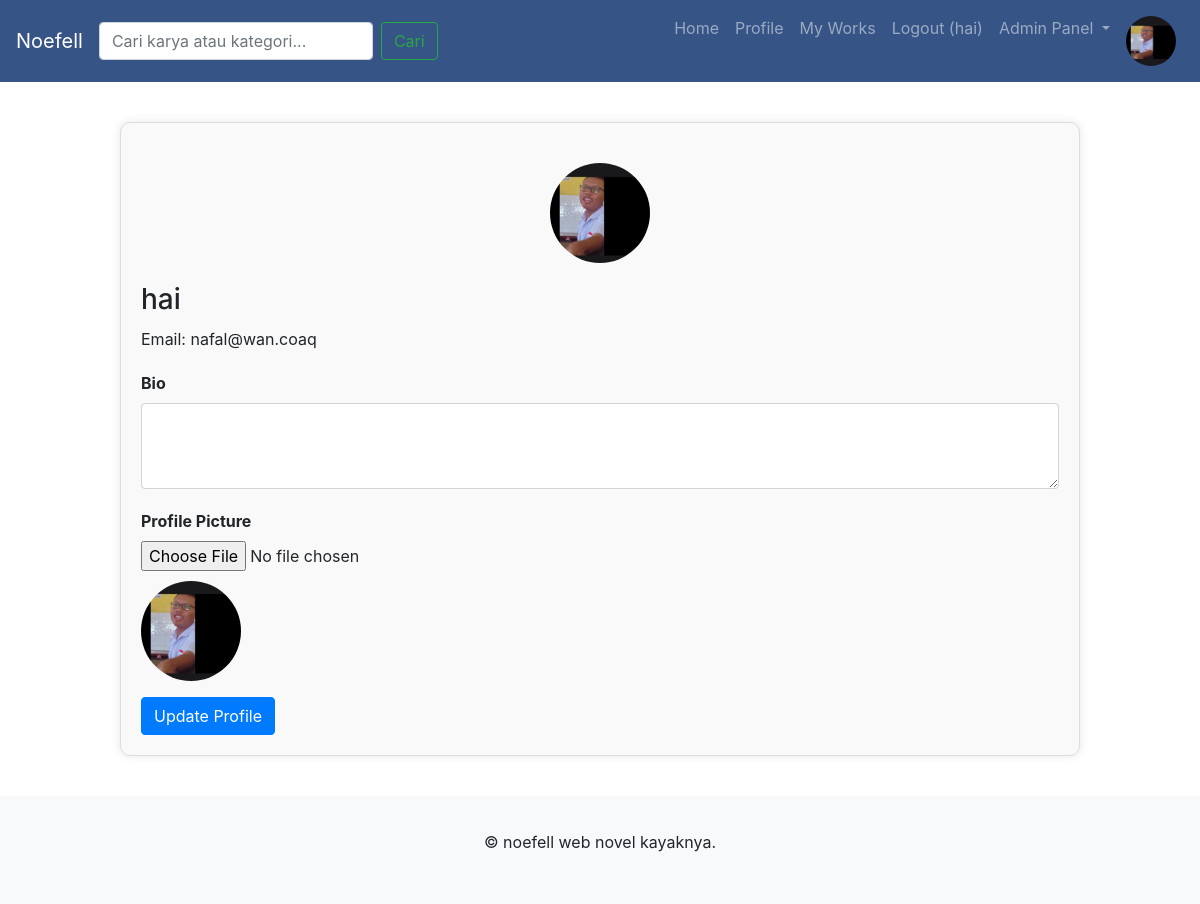
The app's page /profile.php (signed in) with its own data.
### tables this page shows
CREATE TABLE `users` (
  `id` int(11) NOT NULL,
  `username` varchar(100) NOT NULL,
  `password` varchar(255) NOT NULL,
  `email` varchar(100) NOT NULL,
  `profile_picture` varchar(255) DEFAULT NULL,
  `bio` text DEFAULT NULL,
  `role` enum('admin','user') NOT NULL DEFAULT 'user',
  `created_at` datetime DEFAULT current_timestamp(),
  `updated_at` datetime DEFAULT current_timestamp() ON UPDATE current_timestamp(),
  `banned_until` datetime DEFAULT NULL,
  `ban_reason` varchar(255) DEFAULT NULL
);

### profile.php (the view, shortened to what this page needs)
<?php
require 'config/database.php';
?>
<!DOCTYPE html>
<html lang="en">
<head>
    <link rel="stylesheet" href="includes/Profile.css">
</head>
<body>
    <?php include 'includes/header.php'; ?>
    <div class="profil">
        <div class="foto-profil">
            <?php if (!empty($user['profile_picture'])): ?>
                <img src="uploads/<?php echo htmlspecialchars($user['profile_picture']); ?>" alt="Profile Picture">
            <?php else: ?>
                <img src="uploads/default-profile.png" alt="Default Profile Picture">
            <?php endif; ?>
        </div>
        <div class="informasi-profil">
            <h3><?php echo htmlspecialchars($user['username']); ?></h3>
            <p>Email: <?php echo htmlspecialchars($user['email']); ?></p>
        </div>
        <form action="profile.php" method="POST" enctype="multipart/form-data">
            <div class="form-group">
                <label for="bio">Bio</label>
                <textarea class="form-control" id="bio" name="bio" rows="3"><?php echo htmlspecialchars($user['bio']); ?></textarea>
            </div>
            <div class="form-group">
                <label for="profile_picture">Profile Picture</label>
                <input type="file" class="form-control-file" id="profile_picture" name="profile_picture">
                <?php if (!empty($user['profile_picture'])): ?>
                    <img src="uploads/<?php echo htmlspecialchars($user['profile_picture']); ?>" alt="Profile Picture">
                <?php endif; ?>
            </div>
            <button type="submit" class="btn btn-primary">Update Profile</button>
        </form>
    </div>
    <?php include 'includes/footer.php'; ?>
</body>
</html>

### includes/header.php (shortened to what this page needs)
<?php
require 'config/database.php';
$user = null;
$isAdmin = false;
if (isset($_SESSION['user_id'])) {
    $userId = $_SESSION['user_id'];
    $query = "SELECT * FROM Users WHERE id = ?";
    $stmt = $conn->prepare($query);
    $stmt->bind_param("i", $userId);
    $stmt->execute();
    $result = $stmt->get_result();
    $user = $result->fetch_assoc();
    if (isset($user['role']) && $user['role'] === 'admin') {
        $isAdmin = true;
    }
}
?>
<!DOCTYPE html>
<html lang="en">
<head>
    <link rel="stylesheet" href="includes/style.css">
    <link rel="stylesheet" href="https://stackpath.bootstrapcdn.com/bootstrap/4.3.1/css/bootstrap.min.css">
    <link rel="stylesheet" href="https://stackpath.bootstrapcdn.com/bootstrap/4.3.1/css/bootstrap.min.css">
</head>
<body>
<nav class="navbar navbar-expand-lg navbar-dark ">
  <a class="navbar-brand" href="index.php">Noefell</a>
  <form class="form-inline my-2 my-lg-0 d-none d-lg-flex" method="GET" action="search.php">
    <input class="form-control mr-sm-2" type="search" name="search" placeholder="Cari karya atau kategori..." aria-label="Search" required>
    <button class="btn btn-outline-success my-2 my-sm-0" type="submit">Cari</button>
  </form>
  <div class="collapse navbar-collapse" id="navbarNav">
    <ul class="navbar-nav ml-auto">
      <li class="nav-item">
        <a class="nav-link" href="index.php">Home</a>
      </li>
      <?php if ($user): ?>
        <li class="nav-item">
          <a class="nav-link" href="profile.php">Profile</a>
        </li>
        <li class="nav-item">
          <a class="nav-link" href="user_works.php">My Works</a>
        </li>
        <li class="nav-item">
          <a class="nav-link" href="logout.php">Logout (<?php echo htmlspecialchars($user['username']); ?>)</a>
        </li>
   <?php if ($isAdmin): ?>
          <li class="nav-item dropdown">
            <a class="nav-link dropdown-toggle" href="#" id="adminMenu" role="button" data-toggle="dropdown" aria-haspopup="true" aria-expanded="false">
              Admin Panel
            </a>
          </li>
        <?php endif; ?>
        <li class="nav-item">
          <a class="nav-link" href="profile.php">
            <img src="uploads/<?php echo htmlspecialchars($user['profile_picture'] ?: 'default_profile.jpg'); ?>" alt="Profile Picture" style="width:50px;height:50px;border-radius:50%;">
          </a>
        </li>
      <?php endif; ?>
    </ul>
  </div>
</nav>

### includes/footer.php (shortened to what this page needs)
<footer class="bg-light text-center text-lg-start">
  <div class="container p-4">
    <p>&copy; noefell web novel kayaknya.</p>
  </div>
</body>
</html>

### includes/profile.css (style rules this page uses)
.profil { width: 80%; margin: 40px auto; padding: 20px; background-color: #f9f9f9; border: 1px solid #ddd; border-radius: 10px; box-shadow: 0 0 10px rgba(0, 0, 0, 0.1); }
.foto-profil { width: 100px; height: 100px; margin: 20px auto; border-radius: 50%; overflow: hidden; }
.foto-profil img { width: 100%; height: 100%; object-fit: cover; }
.informasi-profil { margin-top: 20px; }
.informasi-profil h3 { margin-bottom: 10px; }
.informasi-profil p { margin-bottom: 20px; }
.form-group { margin-top: 20px; }
.form-group label { font-weight: bold; }
.form-group img { margin-top: 10px; display: block; width: 100px; height: 100px; object-fit: cover; border-radius: 50%; }

### includes/style.css (style rules this page uses)
html, body { height: 100%; margin: 0; display: flex; flex-direction: column; }
.container { flex: 1; }
footer { background-color: #f8f9fa; padding: 10px; text-align: center; margin-top: auto; }
.navbar { background-color: #365486; }

### records on screen
users: username "hai", profile_picture (picture), email "nafal@wan.coaq"
